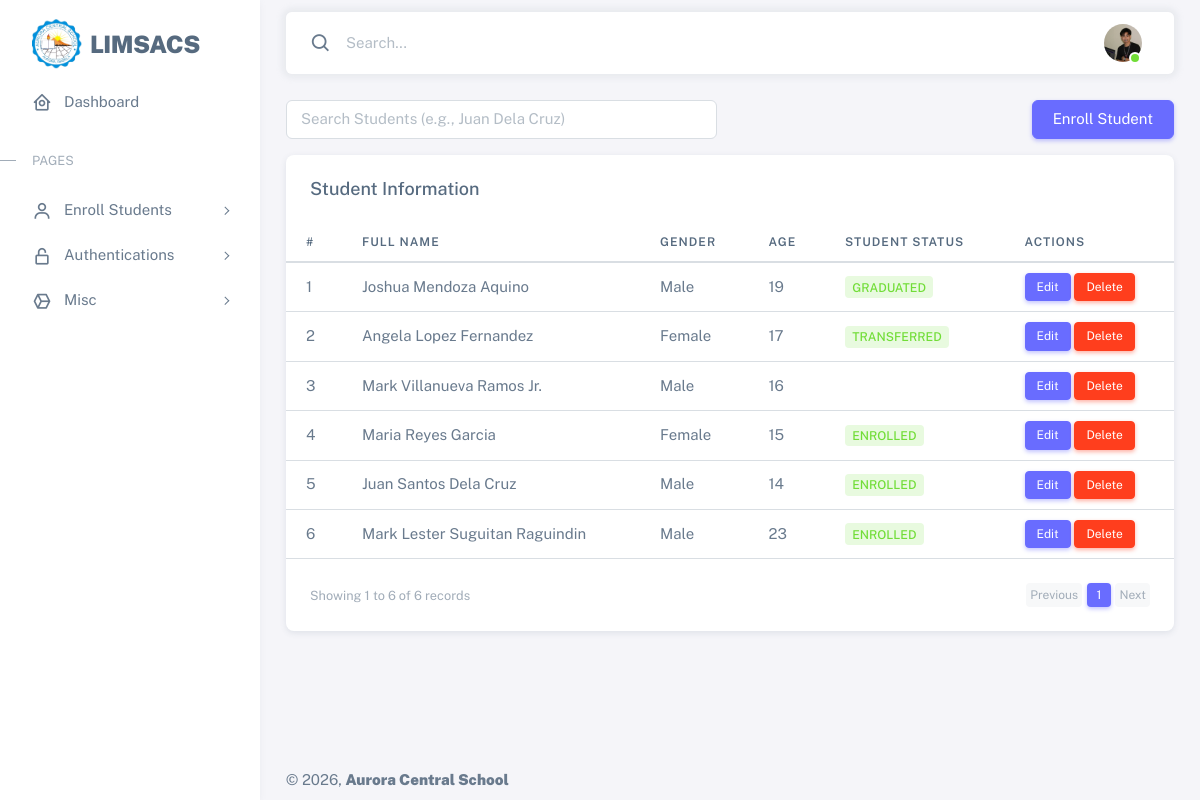
The page /resources/views/registrar/student-records.php (signed in) on the database as committed earlier.
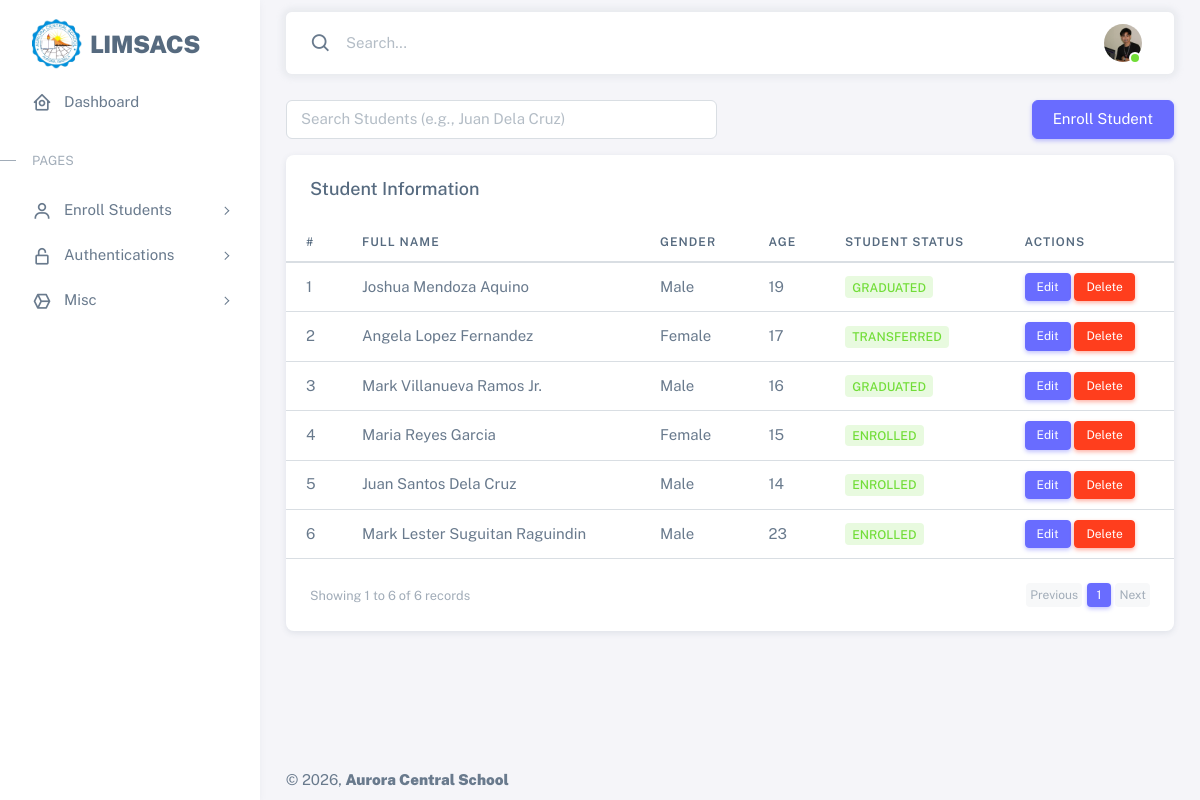
The same page on the database as committed later.
### tables this page shows
CREATE TABLE `students` (
  `id` int(11) NOT NULL,
  `lrn` varchar(20) DEFAULT NULL,
  `first_name` varchar(100) DEFAULT NULL,
  `middle_name` varchar(100) DEFAULT NULL,
  `last_name` varchar(100) DEFAULT NULL,
  `suffix` varchar(20) DEFAULT NULL,
  `grade_level` varchar(50) NOT NULL,
  `gender` enum('Male','Female') DEFAULT NULL,
  `birth_date` date DEFAULT NULL,
  `age` int(11) DEFAULT NULL,
  `place_of_birth` varchar(150) DEFAULT NULL,
  `nationality` varchar(100) DEFAULT NULL,
  `religion` varchar(100) DEFAULT NULL,
  `address` text DEFAULT NULL,
  `contact_number` varchar(20) DEFAULT NULL,
  `enrollment_status` enum('Enrolled','Transferee','Transferred','Dropped','Graduated') DEFAULT 'Enrolled',
  `created_at` timestamp NOT NULL DEFAULT current_timestamp()
);

### app/controllers/registrar/StudentsController.php (called while the page is built, shortened)
<?php
require_once __DIR__ . '/../Controller.php';
require_once __DIR__ . '/../../../database/config/config.php';
require_once __DIR__ . '/../../models/registrar/StudentsModel.php';
require_once __DIR__ . '/../../services/StudentsService.php';
    class StudentsController extends Controller{
        private $itemsPerPage = 10;
        public function index($page = 1){
            $page = max(1, intval($page));
            $offset = ($page - 1) * $this->itemsPerPage;
            $students = $this->model->getPaginated($this->itemsPerPage, $offset);
            $studentsWithFullNames = StudentsService::addFullNames($students);
            $totalCount = $this->model->getTotalCount();
            $totalPages = ceil($totalCount / $this->itemsPerPage);
            return [
                'students' => $studentsWithFullNames,
                'currentPage' => $page,
                'totalPages' => $totalPages,
                'totalRecords' => $totalCount,
                'itemsPerPage' => $this->itemsPerPage,
                'hasNextPage' => $page < $totalPages,
                'hasPrevPage' => $page > 1
            ];
        }
    }
    try{
        $controller = new StudentsController($con);
        $currentPage = isset($_GET['page']) ? $_GET['page'] : 1;
        $paginationData = $controller->index($currentPage);
        $students = $paginationData['students'];
        $pagination = [
            'currentPage' => $paginationData['currentPage'],
            'totalPages' => $paginationData['totalPages'],
            'totalRecords' => $paginationData['totalRecords'],
            'itemsPerPage' => $paginationData['itemsPerPage'],
            'hasNextPage' => $paginationData['hasNextPage'],
            'hasPrevPage' => $paginationData['hasPrevPage']
        ];
    }catch(Exception $e){
        error_log($e->getMessage());
        exit();
    }

### app/controllers/Controller.php (called while the page is built, shortened)
<?php
    abstract class Controller{
        public function __construct($model){
            $this->model = $model;
        }
    }

### app/models/Model.php (called while the page is built, shortened)
<?php
    class Model{
        public function __construct($con){
            $this->con = $con;
        }
    }

### app/models/registrar/StudentsModel.php (called while the page is built, shortened)
<?php
require_once __DIR__ . '/../Model.php';
    class StudentsModel extends Model{
        private $students = 'students';
        public function getPaginated($limit = 10, $offset = 0){
            try{
                $query = "SELECT * FROM {$this->students} ORDER BY id DESC LIMIT ? OFFSET ?";
                $stmt = $this->con->prepare($query);
                $stmt->bind_param('ii', $limit, $offset);
                $stmt->execute();
                $result = $stmt->get_result();
                return $result->fetch_all(MYSQLI_ASSOC);
            }catch(Exception $e){
                return $e->getMessage();
            }
        }
        public function getTotalCount(){
            try{
                $query = "SELECT COUNT(*) as total FROM {$this->students}";
                $stmt = $this->con->prepare($query);
                $stmt->execute();
                $result = $stmt->get_result();
                $row = $result->fetch_assoc();
                return $row['total'];
            }catch(Exception $e){
                error_log($e->getMessage());
                return 0;
            }
        }
    }

### app/services/StudentsService.php (called while the page is built, shortened)
<?php
require_once __DIR__ . '/../models/Model.php';
    class StudentsService extends Model{
        public static function getFullName($firstName, $middleName = '', $lastName = '', $suffix = '') {
            $nameParts = [];
            if (!empty($firstName)) $nameParts[] = $firstName;
            if (!empty($middleName)) $nameParts[] = $middleName;
            if (!empty($lastName)) $nameParts[] = $lastName;
            if (!empty($suffix)) $nameParts[] = $suffix;
            return implode(' ', $nameParts);
        }
        public static function addFullNames($students) {
            return $students;
        }
    }

### resources/views/registrar/student-records.php (the view, shortened to what the changed rows need)
<?php
require_once __DIR__ . '/../../../app/controllers/registrar/StudentsController.php';
?>
<!DOCTYPE html>
<html
  lang="en"
  class="light-style layout-menu-fixed"
  dir="ltr"
  data-theme="theme-default"
  data-assets-path="../../../public/assets/"
  data-template="vertical-menu-template-free"
>
<head>
    <link rel="stylesheet" href="../../../public/assets/vendor/fonts/boxicons.css" />
    <link rel="stylesheet" href="../../../public/assets/vendor/css/core.css" class="template-customizer-core-css" />
    <link rel="stylesheet" href="../../../public/assets/vendor/css/theme-default.css" class="template-customizer-theme-css" />
    <link rel="stylesheet" href="../../../public/assets/css/demo.css" />
    <link rel="stylesheet" href="../../../public/assets/vendor/libs/perfect-scrollbar/perfect-scrollbar.css" />
    <link rel="stylesheet" href="../../../public/assets/vendor/libs/apex-charts/apex-charts.css" />
</head>
<body>
    <?php require_once __DIR__ . '/partials/sidebar.php'; ?>
    <?php require_once __DIR__ . '/partials/topbar.php'; ?>
    <div class="card">
        <div class="table-responsive nowrap">
            <table class="table">
                <thead>
                    <tr>
                        <th>#</th>
                        <th>Full Name</th>
                        <th>Gender</th>
                        <th>Age</th>
                        <th>Student Status</th>
                        <th>Actions</th>
                    </tr>
                </thead>
                <tbody>
                    <?php if(!empty($students)): ?>
                        <?php foreach($students as $index => $student): ?>
                            <tr
                                style="cursor: pointer;"
                                data-bs-toggle="modal"
                                data-bs-target="#studentDetailsModal"
                                onclick="populateStudentModal(<?php echo htmlspecialchars(json_encode($student)); ?>)"
                            >
                                <td><?php echo $pagination['itemsPerPage'] * ($pagination['currentPage'] - 1) + ($index + 1); ?></td>
                                <td><?php echo htmlspecialchars($student['full_name'] ?? 'N/A'); ?></td>
                                <td><?php echo htmlspecialchars($student['gender'] ?? 'N/A'); ?></td>
                                <td><?php echo htmlspecialchars($student['age'] ?? 'N/A'); ?></td>
                                <td>
                                    <span class="badge bg-label-success"><?php echo htmlspecialchars($student['enrollment_status'] ?? 'Active'); ?></span>
                                </td>
                                <td>
                                    <button
                                        class="btn btn-sm btn-primary"
                                        data-bs-toggle="modal"
                                        data-bs-target="#editStudentModal"
                                        onclick="editStudent(<?php echo htmlspecialchars(json_encode($student)); ?>)">
                                        Edit
                                    </button>
                                    <form method="POST" action="../../../app/controllers/registrar/StudentsController.php" style="display: inline;">
                                    <button
                                        type="submit"
                                        class="btn btn-sm btn-danger"
                                        onclick="return confirm('Are you sure you want to delete this student? This action cannot be undone.');"
                                        name="delete_student"
                                        >
                                        Delete
                                    </button>
                                    </form>
                                </td>
                            </tr>
                        <?php endforeach; ?>
                    <?php else: ?>
                        <tr>
                            <td colspan="6" class="text-center">No students found</td>
                        </tr>
                    <?php endif; ?>
                </tbody>
            </table>
        </div>
    </div>
    <?php require_once __DIR__ . '/partials/footer.php'; ?>
</body>
</html>

Rows that differ between the two databases and show on the page:
changed students (number 3 of 6 on the later page): enrollment_status (not shown) → "GRADUATED"
